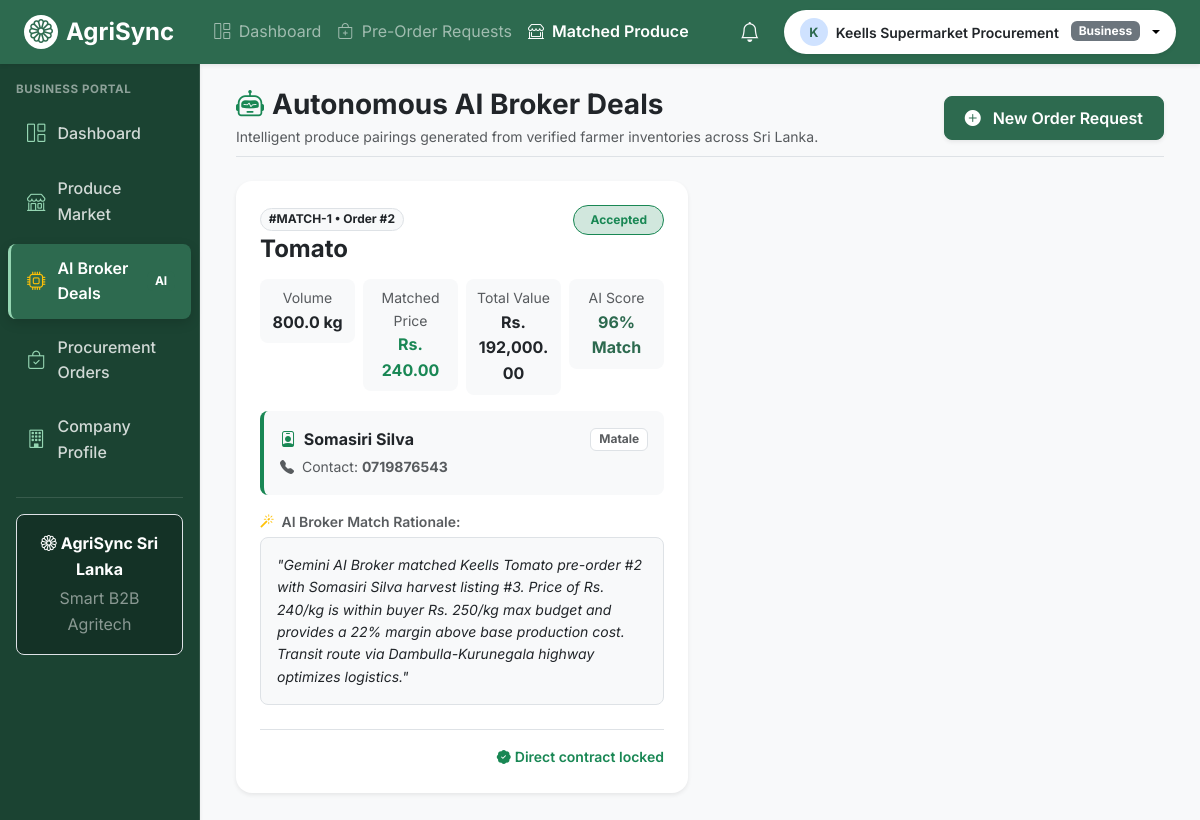
Screenshot of /business/matches.php (signed in) with the database file from the repository.
### tables this page shows
CREATE TABLE IF NOT EXISTS `order_matches` (
  `id` int(11) NOT NULL AUTO_INCREMENT,
  `order_id` int(11) NOT NULL,
  `listing_id` int(11) NOT NULL,
  `farmer_id` int(11) NOT NULL,
  `business_id` int(11) NOT NULL,
  `matched_price` decimal(10,2) NOT NULL,
  `agent_reasoning` text NOT NULL,
  `confidence_score` int(11) NOT NULL,
  `status` enum('proposed','accepted','rejected','completed') NOT NULL DEFAULT 'proposed',
  `created_at` timestamp NOT NULL DEFAULT CURRENT_TIMESTAMP,
  `updated_at` timestamp NOT NULL DEFAULT CURRENT_TIMESTAMP ON UPDATE CURRENT_TIMESTAMP,
  PRIMARY KEY (`id`),
  UNIQUE KEY `unique_match` (`order_id`,`listing_id`),
  KEY `farmer_id_index` (`farmer_id`),
  KEY `business_id_index` (`business_id`),
  KEY `status_index` (`status`),
  CONSTRAINT `fk_match_order` FOREIGN KEY (`order_id`) REFERENCES `order_requests` (`id`) ON DELETE CASCADE,
  CONSTRAINT `fk_match_listing` FOREIGN KEY (`listing_id`) REFERENCES `harvest_listings` (`id`) ON DELETE CASCADE,
  CONSTRAINT `fk_match_farmer` FOREIGN KEY (`farmer_id`) REFERENCES `users` (`id`) ON DELETE CASCADE,
  CONSTRAINT `fk_match_business` FOREIGN KEY (`business_id`) REFERENCES `users` (`id`) ON DELETE CASCADE
);

CREATE TABLE IF NOT EXISTS `order_requests` (
  `id` int(11) NOT NULL AUTO_INCREMENT,
  `business_id` int(11) NOT NULL,
  `crop_type` varchar(50) NOT NULL,
  `quantity_kg` decimal(10,2) NOT NULL,
  `max_price` decimal(10,2) NOT NULL,
  `delivery_date` date NOT NULL,
  `urgency` enum('low','medium','high') NOT NULL DEFAULT 'medium',
  `status` enum('pending','matching','matched','fulfilled','cancelled') NOT NULL DEFAULT 'pending',
  `notes` text DEFAULT NULL,
  `created_at` timestamp NOT NULL DEFAULT CURRENT_TIMESTAMP,
  `updated_at` timestamp NOT NULL DEFAULT CURRENT_TIMESTAMP ON UPDATE CURRENT_TIMESTAMP,
  PRIMARY KEY (`id`),
  KEY `business_id_index` (`business_id`),
  KEY `crop_type_index` (`crop_type`),
  KEY `status_index` (`status`),
  CONSTRAINT `fk_order_business` FOREIGN KEY (`business_id`) REFERENCES `users` (`id`) ON DELETE CASCADE
);

CREATE TABLE IF NOT EXISTS `users` (
  `id` int(11) NOT NULL AUTO_INCREMENT,
  `name` varchar(100) NOT NULL,
  `email` varchar(150) NOT NULL,
  `password_hash` varchar(255) NOT NULL,
  `role` enum('farmer','business','admin') NOT NULL,
  `phone` varchar(20) DEFAULT NULL,
  `district` varchar(50) DEFAULT NULL,
  `is_active` tinyint(1) NOT NULL DEFAULT 1,
  `created_at` timestamp NOT NULL DEFAULT CURRENT_TIMESTAMP,
  `updated_at` timestamp NOT NULL DEFAULT CURRENT_TIMESTAMP ON UPDATE CURRENT_TIMESTAMP,
  PRIMARY KEY (`id`),
  UNIQUE KEY `email_unique` (`email`),
  KEY `role_index` (`role`),
  KEY `district_index` (`district`)
);

### business/matches.php (the view, shortened to what this page needs)
<?php
$user_id = (int) ($_SESSION['user_id'] ?? 0);
$matches = [];
try {
    $db = getDbConnection();
    $sql = "
        SELECT
            m.id as match_id, m.order_id, m.farmer_id, m.matched_price, m.confidence_score,
            m.agent_reasoning, m.status as match_status, m.created_at as matched_date,
            o.crop_type, o.quantity_kg, o.max_price as requested_max_price, o.delivery_date,
            u.name as farmer_name, u.district as farmer_district, u.phone as farmer_phone
        FROM order_matches m
        JOIN order_requests o ON m.order_id = o.id
        JOIN users u ON m.farmer_id = u.id
        WHERE m.business_id = :business_id
    ";
    $params = [':business_id' => $user_id];
    $sql .= " ORDER BY m.id DESC";
    $stmt = $db->prepare($sql);
    $stmt->execute($params);
    $matches = $stmt->fetchAll(PDO::FETCH_ASSOC);
} catch (Throwable $e) {
    error_log("Matches Fetch Error: " . $e->getMessage());
    $error_msg = "Unable to retrieve AI matchmaking records.";
}
require_once __DIR__ . '/../includes/header.php';
require_once __DIR__ . '/../includes/navbar.php';
?>
<div class="d-flex" style="min-height: 100vh;">
    <?php require_once __DIR__ . '/../includes/sidebar.php'; ?>
    <div class="flex-grow-1 bg-light p-4 overflow-auto">
        <div class="container-fluid max-w-7xl">
            <div class="d-flex flex-wrap align-items-center justify-content-between mb-4 pb-2 border-bottom">
                <div>
                    <h1 class="h3 fw-bold text-dark mb-1">
                        <i class="bi bi-robot text-success me-2"></i>Autonomous AI Broker Deals
                    </h1>
                    <p class="text-muted small mb-0">
                        Intelligent produce pairings generated from verified farmer inventories across Sri Lanka.
                    </p>
                </div>
                <div class="d-flex gap-2 mt-3 mt-md-0">
                    <a href="place_order.php" class="btn btn-primary rounded-3 shadow-sm">
                        <i class="bi bi-plus-circle-fill me-1"></i> New Order Request
                    </a>
                </div>
            </div>
            <?php if (empty($matches)): ?>
                <div class="card border-0 shadow-sm rounded-4 p-5 text-center bg-white">
                    <div class="py-4">
                        <i class="bi bi-stars text-warning fs-1 d-block mb-3"></i>
                        <h4 class="fw-bold text-dark">No Active AI Matches Yet</h4>
                        <p class="text-muted small mx-auto" style="max-width: 480px;">
                            When you submit commercial procurement requests, our autonomous Gemini AI broker instantly scans verified farm yields to negotiate high-confidence pairings.
                        </p>
                        <a href="place_order.php" class="btn btn-primary rounded-3 mt-2">Place an Order Request</a>
                    </div>
                </div>
            <?php else: ?>
                <div class="row g-4">
                    <?php foreach ($matches as $deal): ?>
                        <?php
                            $st = $deal['match_status'];
                            $badge = 'bg-secondary-subtle text-secondary';
                            if ($st === 'accepted') $badge = 'bg-success-subtle text-success border border-success';
                            $score = (int)$deal['confidence_score'];
                            $total_deal_val = (float)$deal['quantity_kg'] * (float)$deal['matched_price'];
                        ?>
                        <div class="col-12 col-xl-6">
                            <div class="card border-0 shadow-sm rounded-4 bg-white h-100 p-4">
                                <div class="d-flex justify-content-between align-items-start mb-3">
                                    <div>
                                        <span class="badge rounded-pill bg-light text-dark border mb-1">
                                            #MATCH-<?= (int)$deal['match_id'] ?> &bull; Order #<?= (int)$deal['order_id'] ?>
                                        </span>
                                        <h4 class="fw-bold text-dark mb-0"><?= htmlspecialchars($deal['crop_type'], ENT_QUOTES, 'UTF-8') ?></h4>
                                    </div>
                                    <span class="badge rounded-pill <?= $badge ?> px-3 py-2 text-capitalize">
                                        <?= htmlspecialchars($st, ENT_QUOTES, 'UTF-8') ?>
                                    </span>
                                </div>
                                <div class="row g-2 mb-3">
                                    <div class="col-6 col-sm-3">
                                        <div class="p-2 bg-light rounded-3 text-center">
                                            <small class="text-muted extra-small d-block">Volume</small>
                                            <strong class="text-dark"><?= number_format($deal['quantity_kg'], 1) ?> kg</strong>
                                        </div>
                                    </div>
                                    <div class="col-6 col-sm-3">
                                        <div class="p-2 bg-light rounded-3 text-center">
                                            <small class="text-muted extra-small d-block">Matched Price</small>
                                            <strong class="text-success">Rs. <?= number_format($deal['matched_price'], 2) ?></strong>
                                        </div>
                                    </div>
                                    <div class="col-6 col-sm-3">
                                        <div class="p-2 bg-light rounded-3 text-center">
                                            <small class="text-muted extra-small d-block">Total Value</small>
                                            <strong class="text-dark">Rs. <?= number_format($total_deal_val, 2) ?></strong>
                                        </div>
                                    </div>
                                    <div class="col-6 col-sm-3">
                                        <div class="p-2 bg-light rounded-3 text-center">
                                            <small class="text-muted extra-small d-block">AI Score</small>
                                            <strong class="text-primary"><?= $score ?>% Match</strong>
                                        </div>
                                    </div>
                                </div>
                                <div class="p-3 bg-light rounded-3 mb-3 border-start border-success border-4">
                                    <div class="d-flex justify-content-between align-items-center mb-1">
                                        <span class="fw-bold text-dark"><i class="bi bi-person-badge text-success me-1"></i> <?= htmlspecialchars($deal['farmer_name'], ENT_QUOTES, 'UTF-8') ?></span>
                                        <span class="badge bg-white text-muted border"><?= htmlspecialchars($deal['farmer_district'], ENT_QUOTES, 'UTF-8') ?></span>
                                    </div>
                                    <div class="small text-muted">
                                        <i class="bi bi-telephone-fill me-1"></i> Contact: <strong><?= htmlspecialchars($deal['farmer_phone'] ?? 'Verified via Hub', ENT_QUOTES, 'UTF-8') ?></strong>
                                    </div>
                                </div>
                                <div class="mb-4">
                                    <small class="fw-semibold text-muted d-block mb-1">
                                        <i class="bi bi-magic text-warning me-1"></i> AI Broker Match Rationale:
                                    </small>
                                    <div class="p-3 bg-light rounded-3 border small text-dark fst-italic">
                                        "<?= htmlspecialchars($deal['agent_reasoning'], ENT_QUOTES, 'UTF-8') ?>"
                                    </div>
                                </div>
                                <div class="mt-auto d-flex gap-2 justify-content-end border-top pt-3">
                                    <?php if ($deal['match_status'] === 'proposed'): ?>
                                        <button type="button" class="btn btn-outline-danger btn-sm rounded-3 px-3">Decline</button>
                                        <button type="button" class="btn btn-success btn-sm rounded-3 px-4 shadow-sm" onclick="acceptDeal(<?= (int)$deal['match_id'] ?>)">
                                            <i class="bi bi-check-circle-fill me-1"></i> Accept Deal & Lock
                                        </button>
                                    <?php else: ?>
                                        <span class="text-success small fw-semibold d-flex align-items-center">
                                            <i class="bi bi-patch-check-fill me-1"></i> Direct contract locked
                                        </span>
                                    <?php endif; ?>
                                </div>
                            </div>
                        </div>
                    <?php endforeach; ?>
                </div>
            <?php endif; ?>
        </div>
    </div>
</div>
<?php require_once __DIR__ . '/../includes/footer.php'; ?>

### assets/css/style.css (style rules this page uses)
:root { --clr-primary: #2D6A4F; --clr-primary-dark: #1B4332; --clr-primary-light: #40916C; --clr-accent: #95D5B2; --clr-accent-light: #D8F3DC; --clr-bg: #F8F9FA; --clr-surface: #FFFFFF; --clr-text: #212529; --clr-text-muted: #6C757D; --clr-border: #E9ECEF; --clr-danger: #DC3545; --clr-warning: #FFC107; --clr-info: #0DCAF0; --radius-sm: 8px; --radius-md: 12px; --radius-lg: 16px; --shadow-sm: 0 2px 8px rgba(0, 0, 0, 0.06); --shadow-md: 0 4px 16px rgba(0, 0, 0, 0.08); --shadow-lg: 0 10px 30px rgba(0, 0, 0, 0.12); --transition-fast: all 0.2s ease; }
body { font-family: 'Inter', -apple-system, BlinkMacSystemFont, 'Segoe UI', Roboto, sans-serif; background-color: var(--clr-bg); color: var(--clr-text); line-height: 1.6; -webkit-font-smoothing: antialiased; }
h1, h2, h3, h4, h5, h6 { font-family: 'Inter', sans-serif; font-weight: 700; color: var(--clr-primary-dark); }
h1 { font-size: 1.75rem; }
.card, .agri-card { background-color: var(--clr-surface); border: 1px solid var(--clr-border); border-radius: var(--radius-md); box-shadow: var(--shadow-sm); transition: var(--transition-fast); }
.btn { border-radius: var(--radius-sm); min-height: 44px; font-weight: 600; display: inline-flex; align-items: center; justify-content: center; gap: 0.5rem; padding: 0.5rem 1.25rem; transition: var(--transition-fast); }
.btn-primary { background-color: var(--clr-primary); border-color: var(--clr-primary); color: #ffffff; }
.text-primary { color: var(--clr-primary) !important; }

### rows the page displays
order_matches: id "1", order "2", order.crop_type "Tomato", status "Accepted", order.quantity_kg "800.0", matched_price "240.00", total_deal_val "192,000.00", confidence_score "96", farmer.name "Somasiri Silva", farmer.district "Matale", farmer.phone "0719876543", agent_reasoning "Gemini AI Broker matched Keells Tomato pre-order #2 with Somasiri Silva harvest listing #3. Price of Rs. 240/kg is within buyer Rs. 250/kg max budget and provides a 22% margin above base production cost. Transit route via Dambulla-Kurunegala highway optimizes logistics.", shows "Direct contract locked"

### other values shown
substr($user_name, 0, 1) "K"
$user_name "Keells Supermarket Procurement"
$user_role "Business"
$user_role "BUSINESS"
